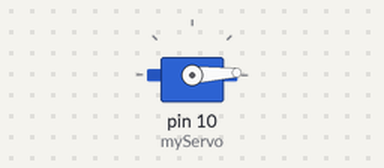
Simulated run of this sketch. Board: Arduino Uno, built with avr-gcc and run on an emulated ATmega328P. Parts: servo.

Above: at 0.05 s.
At 1.8 s:
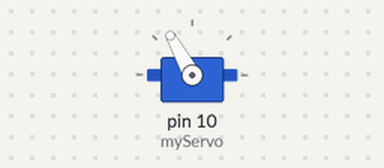
At 3.6 s:
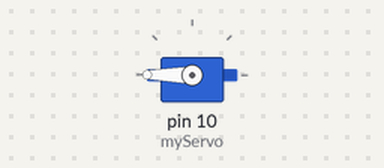
At 7.15 s:
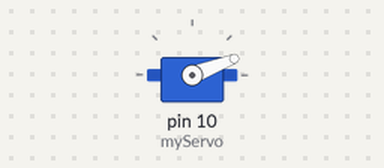
Timing chart, 0 to 12.3 s (numbered marks = the images above):
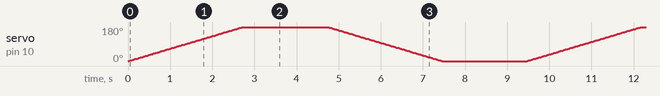

The sketch:

ServoMotor.ino
```cpp
#include <Servo.h>

//create a Servo object
Servo myServo;

void setup() {
  myServo.attach(10);
}

void loop() {
  //sweep from 0 to 180 degrees
  for (int i = 0; i <= 180; i++) {
    myServo.write(i);
    delay(15);
  }
  delay(2000);

  //sweep from 180 to 0 degrees
  for (int i = 180; i >= 0; i--) {
    myServo.write(i);
    delay(15);
  }
  delay(2000);
}
```
